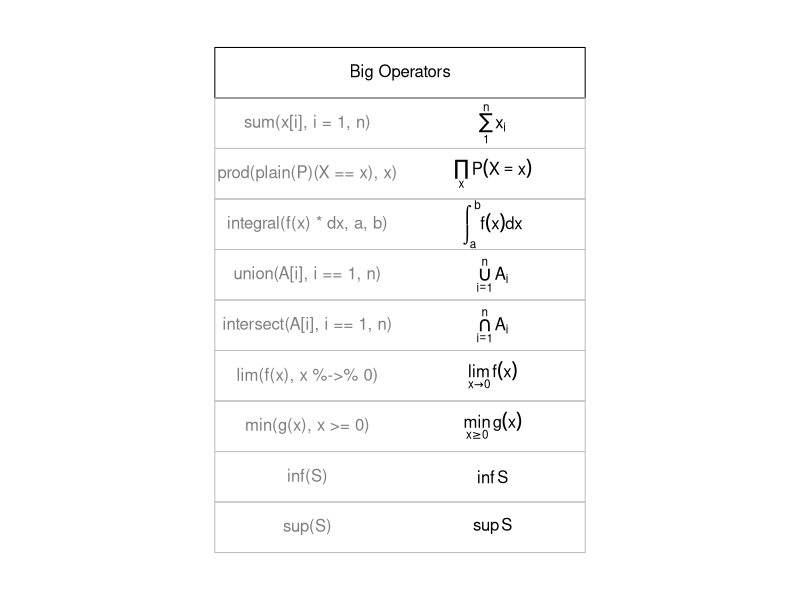
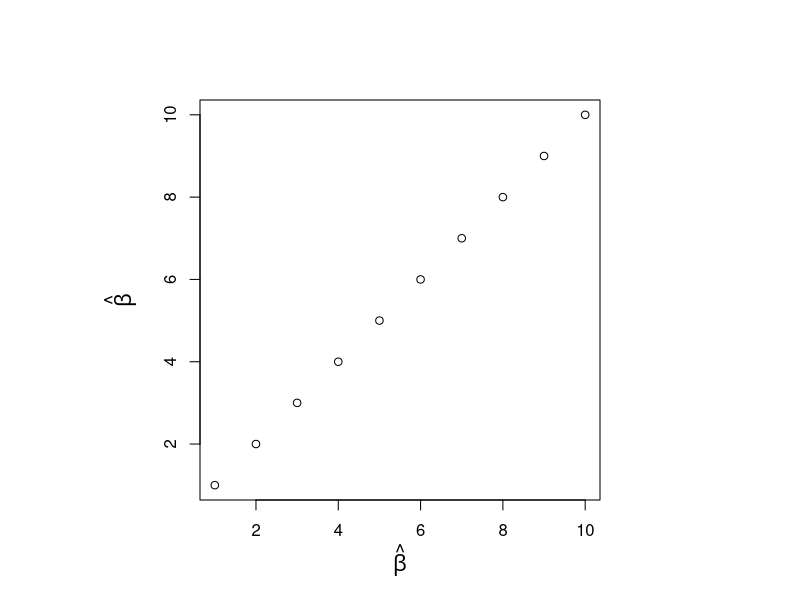

Generate these figures, in order, with R:
## ---- chunk 1
knitr::opts_chunk$set(
  collapse = TRUE,
  comment = "#>"
)
## ---- chunk 2
make.table <- function(nr, nc) {
  savepar <- par(mar=rep(0, 4), pty="s")
  plot(c(0, nc*2 + 1), c(0, -(nr + 1)),
       type="n", xlab="", ylab="", axes=FALSE)
  savepar
}

get.r <- function(i, nr) {
  i %% nr + 1
}

get.c <- function(i, nr) {
  i %/% nr + 1
}

draw.title.cell <- function(title, i, nr) {
  r <- get.r(i, nr)
  c <- get.c(i, nr)
  text(2*c - .5, -r, title)
  rect((2*(c - 1) + .5), -(r - .5), (2*c + .5), -(r + .5))
}

draw.plotmath.cell <- function(expr, i, nr, string = NULL) {
  r <- get.r(i, nr)
  c <- get.c(i, nr)
  if (is.null(string)) {
    string <- deparse(expr)
    string <- substr(string, 12, nchar(string) - 1)
  }
  text((2*(c - 1) + 1), -r, string, col="grey50")
  text((2*c), -r, expr, adj=c(.5,.5))
  rect((2*(c - 1) + .5), -(r - .5), (2*c + .5), -(r + .5), border="grey")
}

# Need fewer, taller rows and fewer, wider columns for big operators ...
nr <- 10
nc <- 1
make.table(nr, nc)
i <- 0
draw.title.cell("Big Operators", i, nr); i <- i + 1
draw.plotmath.cell(expression(sum(x[i], i=1, n)), i, nr); i <- i + 1
draw.plotmath.cell(expression(prod(plain(P)(X == x), x)), i, nr); i <- i + 1
draw.plotmath.cell(expression(integral(f(x) * dx, a, b)), i, nr); i <- i + 1
draw.plotmath.cell(expression(union(A[i], i==1, n)), i, nr); i <- i + 1
draw.plotmath.cell(expression(intersect(A[i], i==1, n)), i, nr); i <- i + 1
draw.plotmath.cell(expression(lim(f(x), x %->% 0)), i, nr); i <- i + 1
draw.plotmath.cell(expression(min(g(x), x >= 0)), i, nr); i <- i + 1
draw.plotmath.cell(expression(inf(S)), i, nr); i <- i + 1
draw.plotmath.cell(expression(sup(S)), i, nr); i <- i + 1
## ---- chunk 3
par(mar = c(5, 5, 5, 5), cex.lab = 1.3)
plot(1:10, xlab = expression(hat(beta)), ylab = expression(hat(beta)))
